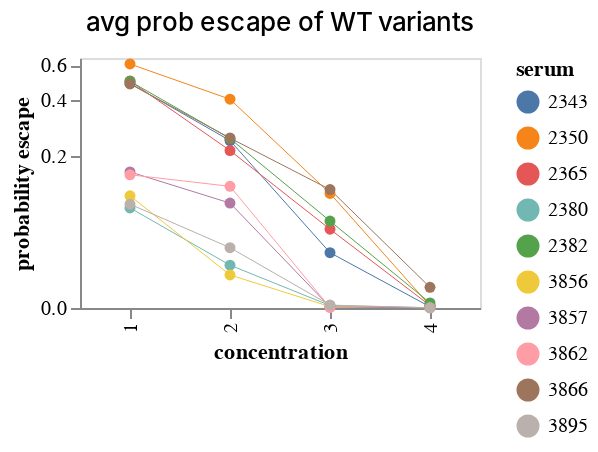

The code cell stored with this chart in its notebook:
### Code cell
plot_wt_prob_escape(teen_sera)

### Figure 1 — Vega-Lite specification as saved in the notebook (floating-point values rounded to 4 significant figures)
{"config": {"view": {"continuousWidth": 300, "continuousHeight": 300}, "axis": {"grid": false}, "title": {"dy": -5, "fontWeight": 500}}, "data": {"name": "data-614f7082fcce005b9764b303d7d6d4f1"}, "mark": {"type": "line", "point": true, "size": 0.5}, "encoding": {"color": {"field": "serum", "title": "serum", "type": "nominal"}, "tooltip": [{"field": "antibody_concentration", "format": ".3g", "type": "quantitative"}, {"field": "n_subs", "type": "nominal"}, {"field": "censored", "type": "nominal"}, {"field": "probability escape", "format": ".3g", "type": "quantitative"}, {"field": "serum", "type": "nominal"}], "x": {"field": "concentration", "type": "nominal"}, "y": {"field": "probability escape", "scale": {"constant": 0.05, "type": "symlog"}, "type": "quantitative"}}, "height": 125, "title": "avg prob escape of WT variants", "width": 200, "$schema": "https://vega.github.io/schema/vega-lite/v5.6.1.json", "datasets": {"data-614f7082fcce005b9764b303d7d6d4f1": [{"antibody_concentration": 0.0016, "n_subs": "0", "censored": "censored to [0, 1]", "probability escape": 0.4852, "serum": "2343", "concentration": "1"}, {"antibody_concentration": 0.0031, "n_subs": "0", "censored": "censored to [0, 1]", "probability escape": 0.2428, "serum": "2343", "concentration": "2"}, {"antibody_concentration": 0.0063, "n_subs": "0", "censored": "censored to [0, 1]", "probability escape": 0.03966, "serum": "2343", "concentration": "3"}, {"antibody_concentration": 0.0125, "n_subs": "0", "censored": "censored to [0, 1]", "probability escape": 0.0006576, "serum": "2343", "concentration": "4"}, {"antibody_concentration": 0.0009, "n_subs": "0", "censored": "censored to [0, 1]", "probability escape": 0.6071, "serum": "2350", "concentration": "1"}, {"antibody_concentration": 0.0018, "n_subs": "0", "censored": "censored to [0, 1]", "probability escape": 0.403, "serum": "2350", "concentration": "2"}, {"antibody_concentration": 0.0036, "n_subs": "0", "censored": "censored to [0, 1]", "probability escape": 0.1176, "serum": "2350", "concentration": "3"}, {"antibody_concentration": 0.0072, "n_subs": "0", "censored": "censored to [0, 1]", "probability escape": 0.001232, "serum": "2350", "concentration": "4"}, {"antibody_concentration": 0.0008, "n_subs": "0", "censored": "censored to [0, 1]", "probability escape": 0.4993, "serum": "2365", "concentration": "1"}, {"antibody_concentration": 0.0015, "n_subs": "0", "censored": "censored to [0, 1]", "probability escape": 0.2135, "serum": "2365", "concentration": "2"}, {"antibody_concentration": 0.003, "n_subs": "0", "censored": "censored to [0, 1]", "probability escape": 0.06484, "serum": "2365", "concentration": "3"}, {"antibody_concentration": 0.006, "n_subs": "0", "censored": "censored to [0, 1]", "probability escape": 0.001325, "serum": "2365", "concentration": "4"}, {"antibody_concentration": 0.0012, "n_subs": "0", "censored": "censored to [0, 1]", "probability escape": 0.4976, "serum": "2382", "concentration": "1"}, {"antibody_concentration": 0.0024, "n_subs": "0", "censored": "censored to [0, 1]", "probability escape": 0.2492, "serum": "2382", "concentration": "2"}, {"antibody_concentration": 0.0047, "n_subs": "0", "censored": "censored to [0, 1]", "probability escape": 0.07526, "serum": "2382", "concentration": "3"}, {"antibody_concentration": 0.0095, "n_subs": "0", "censored": "censored to [0, 1]", "probability escape": 0.002783, "serum": "2382", "concentration": "4"}, {"antibody_concentration": 0.0004, "n_subs": "0", "censored": "censored to [0, 1]", "probability escape": 0.4823, "serum": "3866", "concentration": "1"}, {"antibody_concentration": 0.0009, "n_subs": "0", "censored": "censored to [0, 1]", "probability escape": 0.2507, "serum": "3866", "concentration": "2"}, {"antibody_concentration": 0.0017, "n_subs": "0", "censored": "censored to [0, 1]", "probability escape": 0.1246, "serum": "3866", "concentration": "3"}, {"antibody_concentration": 0.0035, "n_subs": "0", "censored": "censored to [0, 1]", "probability escape": 0.01219, "serum": "3866", "concentration": "4"}, {"antibody_concentration": 0.0096, "n_subs": "0", "censored": "censored to [0, 1]", "probability escape": 0.09381, "serum": "2380", "concentration": "1"}, {"antibody_concentration": 0.0191, "n_subs": "0", "censored": "censored to [0, 1]", "probability escape": 0.0286, "serum": "2380", "concentration": "2"}, {"antibody_concentration": 0.0383, "n_subs": "0", "censored": "censored to [0, 1]", "probability escape": 0.001315, "serum": "2380", "concentration": "3"}, {"antibody_concentration": 0.0765, "n_subs": "0", "censored": "censored to [0, 1]", "probability escape": 0.0001696, "serum": "2380", "concentration": "4"}, {"antibody_concentration": 0.0097, "n_subs": "0", "censored": "censored to [0, 1]", "probability escape": 0.1134, "serum": "3856", "concentration": "1"}, {"antibody_concentration": 0.0194, "n_subs": "0", "censored": "censored to [0, 1]", "probability escape": 0.02089, "serum": "3856", "concentration": "2"}, {"antibody_concentration": 0.0388, "n_subs": "0", "censored": "censored to [0, 1]", "probability escape": 0.0007492, "serum": "3856", "concentration": "3"}, {"antibody_concentration": 0.0776, "n_subs": "0", "censored": "censored to [0, 1]", "probability escape": 0.0001017, "serum": "3856", "concentration": "4"}, {"antibody_concentration": 0.0078, "n_subs": "0", "censored": "censored to [0, 1]", "probability escape": 0.1603, "serum": "3857", "concentration": "1"}, {"antibody_concentration": 0.0157, "n_subs": "0", "censored": "censored to [0, 1]", "probability escape": 0.1014, "serum": "3857", "concentration": "2"}, {"antibody_concentration": 0.0313, "n_subs": "0", "censored": "censored to [0, 1]", "probability escape": 0.0004919, "serum": "3857", "concentration": "3"}, {"antibody_concentration": 0.0626, "n_subs": "0", "censored": "censored to [0, 1]", "probability escape": 0.000182, "serum": "3857", "concentration": "4"}, {"antibody_concentration": 0.0024, "n_subs": "0", "censored": "censored to [0, 1]", "probability escape": 0.1541, "serum": "3862", "concentration": "1"}, {"antibody_concentration": 0.0047, "n_subs": "0", "censored": "censored to [0, 1]", "probability escape": 0.1306, "serum": "3862", "concentration": "2"}, {"antibody_concentration": 0.0189, "n_subs": "0", "censored": "censored to [0, 1]", "probability escape": 0.0002753, "serum": "3862", "concentration": "3"}, {"antibody_concentration": 0.0047, "n_subs": "0", "censored": "censored to [0, 1]", "probability escape": 0.09961, "serum": "3895", "concentration": "1"}, {"antibody_concentration": 0.0093, "n_subs": "0", "censored": "censored to [0, 1]", "probability escape": 0.04454, "serum": "3895", "concentration": "2"}, {"antibody_concentration": 0.0186, "n_subs": "0", "censored": "censored to [0, 1]", "probability escape": 0.001555, "serum": "3895", "concentration": "3"}, {"antibody_concentration": 0.0372, "n_subs": "0", "censored": "censored to [0, 1]", "probability escape": 9.778e-05, "serum": "3895", "concentration": "4"}]}}
